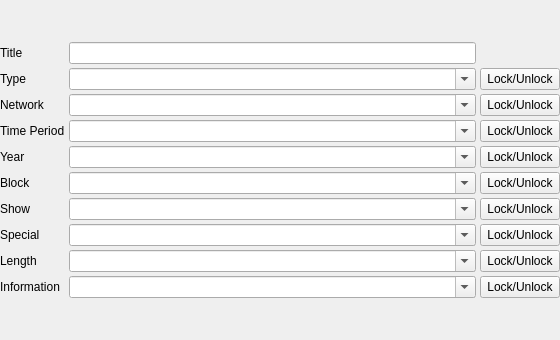
<?xml version="1.0" encoding="UTF-8"?>
<ui version="4.0">
 <class>TagForm</class>
 <widget class="QWidget" name="TagForm">
  <property name="geometry">
   <rect>
    <x>0</x>
    <y>0</y>
    <width>560</width>
    <height>340</height>
   </rect>
  </property>
  <layout class="QVBoxLayout" name="tagFormLayout">
   <property name="spacing">
    <number>4</number>
   </property>
   <property name="leftMargin">
    <number>0</number>
   </property>
   <property name="topMargin">
    <number>0</number>
   </property>
   <property name="rightMargin">
    <number>0</number>
   </property>
   <property name="bottomMargin">
    <number>0</number>
   </property>
   <item>
    <layout class="QGridLayout" name="tagsLayout">
     <item row="0" column="0">
      <widget class="QLabel" name="labelTitle">
       <property name="maximumSize">
        <size>
         <width>80</width>
         <height>16777215</height>
        </size>
       </property>
       <property name="text">
        <string>Title</string>
       </property>
      </widget>
     </item>
     <item row="0" column="1">
      <widget class="QLineEdit" name="lineEditTitle"/>
     </item>
     <item row="1" column="0">
      <widget class="QLabel" name="labelType">
       <property name="maximumSize">
        <size>
         <width>80</width>
         <height>16777215</height>
        </size>
       </property>
       <property name="text">
        <string>Type</string>
       </property>
      </widget>
     </item>
     <item row="1" column="1">
      <widget class="QComboBox" name="lineEditType">
       <property name="editable">
        <bool>true</bool>
       </property>
       <property name="insertPolicy">
        <enum>QComboBox::InsertPolicy::NoInsert</enum>
       </property>
       <property name="sizeAdjustPolicy">
        <enum>QComboBox::SizeAdjustPolicy::AdjustToContentsOnFirstShow</enum>
       </property>
      </widget>
     </item>
     <item row="1" column="2">
      <widget class="QPushButton" name="lockType">
       <property name="maximumSize">
        <size>
         <width>100</width>
         <height>16777215</height>
        </size>
       </property>
       <property name="text">
        <string>Lock/Unlock</string>
       </property>
       <property name="checkable">
        <bool>true</bool>
       </property>
      </widget>
     </item>
     <item row="2" column="0">
      <widget class="QLabel" name="labelNetwork">
       <property name="maximumSize">
        <size>
         <width>80</width>
         <height>16777215</height>
        </size>
       </property>
       <property name="text">
        <string>Network</string>
       </property>
      </widget>
     </item>
     <item row="2" column="1">
      <widget class="QComboBox" name="lineEditNetwork">
       <property name="editable">
        <bool>true</bool>
       </property>
       <property name="insertPolicy">
        <enum>QComboBox::InsertPolicy::NoInsert</enum>
       </property>
       <property name="sizeAdjustPolicy">
        <enum>QComboBox::SizeAdjustPolicy::AdjustToContentsOnFirstShow</enum>
       </property>
      </widget>
     </item>
     <item row="2" column="2">
      <widget class="QPushButton" name="lockNetwork">
       <property name="maximumSize">
        <size>
         <width>100</width>
         <height>16777215</height>
        </size>
       </property>
       <property name="text">
        <string>Lock/Unlock</string>
       </property>
       <property name="checkable">
        <bool>true</bool>
       </property>
      </widget>
     </item>
     <item row="3" column="0">
      <widget class="QLabel" name="labelTimePeriod">
       <property name="maximumSize">
        <size>
         <width>80</width>
         <height>16777215</height>
        </size>
       </property>
       <property name="text">
        <string>Time Period</string>
       </property>
      </widget>
     </item>
     <item row="3" column="1">
      <widget class="QComboBox" name="lineEditTimePeriod">
       <property name="editable">
        <bool>true</bool>
       </property>
       <property name="insertPolicy">
        <enum>QComboBox::InsertPolicy::NoInsert</enum>
       </property>
       <property name="sizeAdjustPolicy">
        <enum>QComboBox::SizeAdjustPolicy::AdjustToContentsOnFirstShow</enum>
       </property>
      </widget>
     </item>
     <item row="3" column="2">
      <widget class="QPushButton" name="lockTimePeriod">
       <property name="maximumSize">
        <size>
         <width>100</width>
         <height>16777215</height>
        </size>
       </property>
       <property name="text">
        <string>Lock/Unlock</string>
       </property>
       <property name="checkable">
        <bool>true</bool>
       </property>
      </widget>
     </item>
     <item row="4" column="0">
      <widget class="QLabel" name="labelYear">
       <property name="maximumSize">
        <size>
         <width>80</width>
         <height>16777215</height>
        </size>
       </property>
       <property name="text">
        <string>Year</string>
       </property>
      </widget>
     </item>
     <item row="4" column="1">
      <widget class="QComboBox" name="lineEditYear">
       <property name="editable">
        <bool>true</bool>
       </property>
       <property name="insertPolicy">
        <enum>QComboBox::InsertPolicy::NoInsert</enum>
       </property>
       <property name="sizeAdjustPolicy">
        <enum>QComboBox::SizeAdjustPolicy::AdjustToContentsOnFirstShow</enum>
       </property>
      </widget>
     </item>
     <item row="4" column="2">
      <widget class="QPushButton" name="lockYear">
       <property name="maximumSize">
        <size>
         <width>100</width>
         <height>16777215</height>
        </size>
       </property>
       <property name="text">
        <string>Lock/Unlock</string>
       </property>
       <property name="checkable">
        <bool>true</bool>
       </property>
      </widget>
     </item>
     <item row="5" column="0">
      <widget class="QLabel" name="labelBlock">
       <property name="maximumSize">
        <size>
         <width>80</width>
         <height>16777215</height>
        </size>
       </property>
       <property name="text">
        <string>Block</string>
       </property>
      </widget>
     </item>
     <item row="5" column="1">
      <widget class="QComboBox" name="lineEditBlock">
       <property name="editable">
        <bool>true</bool>
       </property>
       <property name="insertPolicy">
        <enum>QComboBox::InsertPolicy::NoInsert</enum>
       </property>
       <property name="sizeAdjustPolicy">
        <enum>QComboBox::SizeAdjustPolicy::AdjustToContentsOnFirstShow</enum>
       </property>
      </widget>
     </item>
     <item row="5" column="2">
      <widget class="QPushButton" name="lockBlock">
       <property name="maximumSize">
        <size>
         <width>100</width>
         <height>16777215</height>
        </size>
       </property>
       <property name="text">
        <string>Lock/Unlock</string>
       </property>
       <property name="checkable">
        <bool>true</bool>
       </property>
      </widget>
     </item>
     <item row="6" column="0">
      <widget class="QLabel" name="labelShow">
       <property name="maximumSize">
        <size>
         <width>80</width>
         <height>16777215</height>
        </size>
       </property>
       <property name="text">
        <string>Show</string>
       </property>
      </widget>
     </item>
     <item row="6" column="1">
      <widget class="QComboBox" name="lineEditShow">
       <property name="editable">
        <bool>true</bool>
       </property>
       <property name="insertPolicy">
        <enum>QComboBox::InsertPolicy::NoInsert</enum>
       </property>
       <property name="sizeAdjustPolicy">
        <enum>QComboBox::SizeAdjustPolicy::AdjustToContentsOnFirstShow</enum>
       </property>
      </widget>
     </item>
     <item row="6" column="2">
      <widget class="QPushButton" name="lockShow">
       <property name="maximumSize">
        <size>
         <width>100</width>
         <height>16777215</height>
        </size>
       </property>
       <property name="text">
        <string>Lock/Unlock</string>
       </property>
       <property name="checkable">
        <bool>true</bool>
       </property>
      </widget>
     </item>
     <item row="7" column="0">
      <widget class="QLabel" name="labelSpecial">
       <property name="maximumSize">
        <size>
         <width>80</width>
         <height>16777215</height>
        </size>
       </property>
       <property name="text">
        <string>Special</string>
       </property>
      </widget>
     </item>
     <item row="7" column="1">
      <widget class="QComboBox" name="lineEditSpecial">
       <property name="editable">
        <bool>true</bool>
       </property>
       <property name="insertPolicy">
        <enum>QComboBox::InsertPolicy::NoInsert</enum>
       </property>
       <property name="sizeAdjustPolicy">
        <enum>QComboBox::SizeAdjustPolicy::AdjustToContentsOnFirstShow</enum>
       </property>
      </widget>
     </item>
     <item row="7" column="2">
      <widget class="QPushButton" name="lockSpecial">
       <property name="maximumSize">
        <size>
         <width>100</width>
         <height>16777215</height>
        </size>
       </property>
       <property name="text">
        <string>Lock/Unlock</string>
       </property>
       <property name="checkable">
        <bool>true</bool>
       </property>
      </widget>
     </item>
     <item row="8" column="0">
      <widget class="QLabel" name="labelLength">
       <property name="maximumSize">
        <size>
         <width>80</width>
         <height>16777215</height>
        </size>
       </property>
       <property name="text">
        <string>Length</string>
       </property>
      </widget>
     </item>
     <item row="8" column="1">
      <widget class="QComboBox" name="lineEditLength">
       <property name="editable">
        <bool>true</bool>
       </property>
       <property name="insertPolicy">
        <enum>QComboBox::InsertPolicy::NoInsert</enum>
       </property>
       <property name="sizeAdjustPolicy">
        <enum>QComboBox::SizeAdjustPolicy::AdjustToContentsOnFirstShow</enum>
       </property>
      </widget>
     </item>
     <item row="8" column="2">
      <widget class="QPushButton" name="lockLength">
       <property name="maximumSize">
        <size>
         <width>100</width>
         <height>16777215</height>
        </size>
       </property>
       <property name="text">
        <string>Lock/Unlock</string>
       </property>
       <property name="checkable">
        <bool>true</bool>
       </property>
      </widget>
     </item>
     <item row="9" column="0">
      <widget class="QLabel" name="labelInfo">
       <property name="maximumSize">
        <size>
         <width>80</width>
         <height>16777215</height>
        </size>
       </property>
       <property name="text">
        <string>Information</string>
       </property>
      </widget>
     </item>
     <item row="9" column="1">
      <widget class="QComboBox" name="lineEditInfo">
       <property name="editable">
        <bool>true</bool>
       </property>
       <property name="insertPolicy">
        <enum>QComboBox::InsertPolicy::NoInsert</enum>
       </property>
       <property name="sizeAdjustPolicy">
        <enum>QComboBox::SizeAdjustPolicy::AdjustToContentsOnFirstShow</enum>
       </property>
      </widget>
     </item>
     <item row="9" column="2">
      <widget class="QPushButton" name="lockInfo">
       <property name="maximumSize">
        <size>
         <width>100</width>
         <height>16777215</height>
        </size>
       </property>
       <property name="text">
        <string>Lock/Unlock</string>
       </property>
       <property name="checkable">
        <bool>true</bool>
       </property>
      </widget>
     </item>
    </layout>
   </item>
  </layout>
 </widget>
 <resources/>
 <connections/>
</ui>
